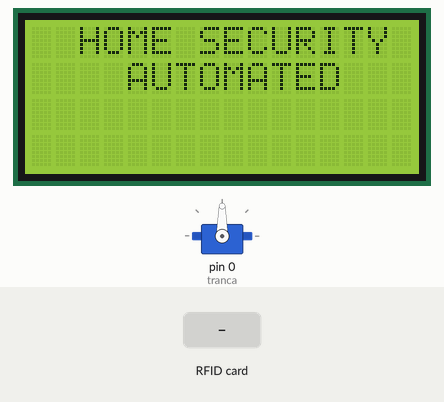
The sketch below on a simulated Arduino Uno, built with avr-gcc and run on an emulated ATmega328P. Parts: servo, 16×4 character LCD. The test bench sets the inputs (shaded band). What the sketch prints to the serial monitor is not drawn.

Above: at 1.3 s.
1.4 s: RFID card 06 65 BF 12 held to the reader
At 2.6 s:
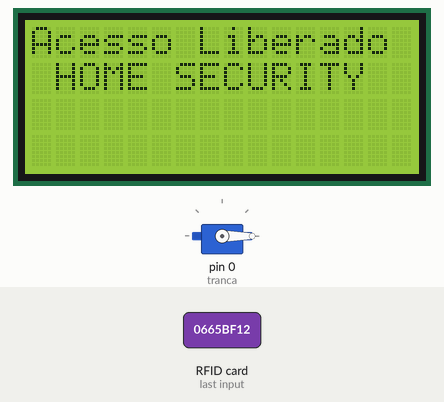
4.4 s: RFID card 5E 7A 19 C4 held to the reader
At 5.6 s:
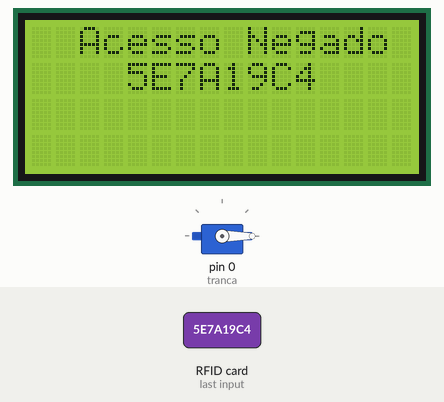
7.4 s: RFID card 06 65 BF 12 held to the reader
At 8.2 s:
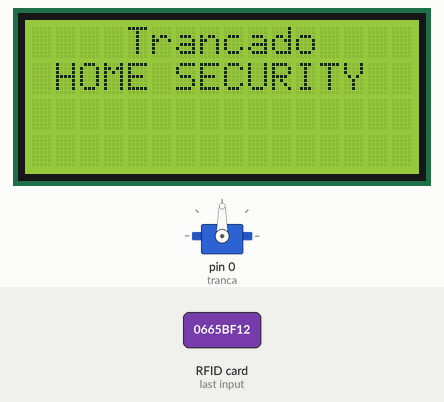
Timing chart, 0 to 10.4 s (numbered marks = the images above; inputs shaded):
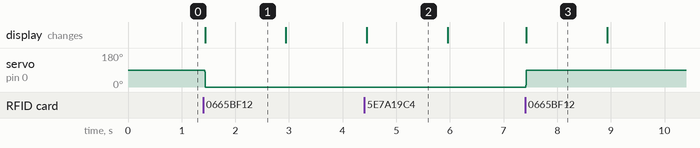

Measured:
- after the input at 1.4 s, servo on pin 0 (tranca): 90° → 0° at once; the display: changes at once (image 1)
- after the input at 4.4 s, the display: changes after 0.05 s (image 2)
- after the input at 7.4 s, servo on pin 0 (tranca): 0° → 90° at once; the display: changes at once (image 3)
- what the display in image 1 shows lasts 1.5 s, from 1.4 s to 2.9 s

The sketch:

HSA3.2.1.ino
```cpp
//Inclui as bibliotecas.
#include <SPI.h>
#include <MFRC522.h>
#include <LiquidCrystal.h>
#include<Servo.h>

//Define os pinos do arduino.
#define SS_PIN 10
#define RST_PIN 9

//Variável que controla o estado da fechadura.
int liberado = 0;

//Variável que controla a abertura da porta.
int control = 0;

//Define os pinos do LCD.
LiquidCrystal lcd(8, 7, 5, 4, 3, 2);

//Cria uma instância para o leitor RFID.
MFRC522 HSA(SS_PIN, RST_PIN);

//Cria um objeto para o servo.
Servo tranca;

void setup()
{
  tranca.attach(0); //Incia o servo.

  lcd.begin(16,4); //Define o número de colunas e linhas do LCD.

  Serial.begin(9600);//Inicia o monitor serial.
  SPI.begin();//Inicia o SPI bus.
  HSA.PCD_Init();//Inicia o MFRC522.

  //mensagem incial
  lcd.clear();
  lcd.setCursor(2, 0);
  lcd.print("HOME SECURITY");
  lcd.setCursor(4,1);
  lcd.print("AUTOMATED");
  Serial.println("Aproxime o seu cartão do leitor...");
  Serial.println();
}

void loop()
{
  //Procura tags a serem lidas.
  if (!HSA.PICC_IsNewCardPresent())
  {
    return;
  }
  if (!HSA.PICC_ReadCardSerial())
  {
    return;
  }

  //Exibe o ID da tag.
  Serial.print("UID da tag:");
  String IDtag= "";
  byte letra;

  //Pega o ID da tag.
  for (byte i = 0; i < HSA.uid.size; i++)
  {
   Serial.print(HSA.uid.uidByte[i] < 0x10 ? " 0" : " ");
   Serial.print(HSA.uid.uidByte[i], HEX);
   IDtag.concat(String(HSA.uid.uidByte[i] < 0x10 ? " 0": ""));
   IDtag.concat(String(HSA.uid.uidByte[i], HEX));
  }
  Serial.println();
  Serial.print("Mensagem : ");
  IDtag.toUpperCase();

  //Compara o ID lido com o ID da tag do cartão liberado e compara o valor da variável que controla o estado da fechadura.
  if(IDtag.substring(1) == "0665BF12" && liberado == 0)
  {
    //Servo se move para posição zero permitindo abertura da porta.
    for (control = 90; control >= 0; control -= 1) {
    tranca.write(control);
    }

    //Exibe a mensagem no LCD
    lcd.clear();
    lcd.setCursor(0, 0);
    lcd.print("Acesso Liberado");
    lcd.setCursor(1,1);
    lcd.print("HOME SECURITY");
    delay(1500);
    lcd.clear();
    lcd.setCursor(2, 0);
    lcd.print("HOME SECURITY");
    lcd.setCursor(4,1);
    lcd.print("AUTOMATED");

    //Exibe a mensagem no Monitor serial
    Serial.println("Acesso Liberado");
    liberado = 1;
    delay(1500);

   //Compara o ID lido com o ID da tag do cartão liberado e compara o valor da variável que controla o estado da fechadura.
  }else if(IDtag.substring(1) == "0665BF12" && liberado == 1){

    //Servo se move para posição de 90 graus fechando a porta.
    for (control = 0; control <= 90; control += 1) {
    tranca.write(control);
    }

    //Exibe a mensagem no LCD
    lcd.clear();
    lcd.setCursor(4, 0);
    lcd.print("Trancado");
    lcd.setCursor(1,1);
    lcd.print("HOME SECURITY");
    delay(1500);
    lcd.clear();
    lcd.setCursor(2, 0);
    lcd.print("HOME SECURITY");
    lcd.setCursor(4,1);
    lcd.print("AUTOMATED");

    //Exibe a mensagem no monitor serial.
    Serial.println("Trancado");
    liberado = 0;
    delay(2000);

  //Nega o acesso para cartões que não corresponde com o cartão liberado.
  }else{

    //Exibe a mensagem no LCD
    lcd.clear();
    lcd.setCursor(2, 0);
    lcd.print("Acesso Negado");
    lcd.setCursor(4,1);
    lcd.print(IDtag);
    delay(1500);
    lcd.clear();
    lcd.setCursor(2, 0);
    lcd.print("HOME SECURITY");
    lcd.setCursor(4,1);
    lcd.print("AUTOMATED");


    //Exibe a mensagem no monitor serial.
    Serial.println("Acesso Negado");
    delay(1000);
  }
}
```
